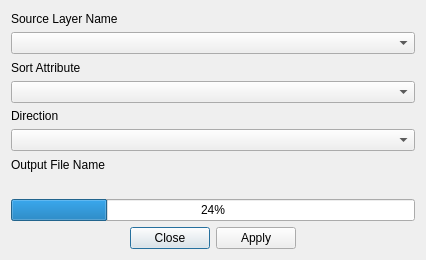
<?xml version="1.0" encoding="UTF-8"?>
<ui version="4.0">
 <class>mmqgis_sort_form</class>
 <widget class="QDialog" name="mmqgis_sort_form">
  <property name="geometry">
   <rect>
    <x>0</x>
    <y>0</y>
    <width>426</width>
    <height>260</height>
   </rect>
  </property>
  <property name="windowTitle">
   <string>Sort</string>
  </property>
  <layout class="QVBoxLayout" name="verticalLayout">
   <item>
    <widget class="QLabel" name="label">
     <property name="text">
      <string>Source Layer Name</string>
     </property>
    </widget>
   </item>
   <item>
    <widget class="QComboBox" name="input_layer_name"/>
   </item>
   <item>
    <widget class="QLabel" name="label_2">
     <property name="text">
      <string>Sort Attribute</string>
     </property>
    </widget>
   </item>
   <item>
    <widget class="QComboBox" name="sort_fields"/>
   </item>
   <item>
    <widget class="QLabel" name="label_3">
     <property name="text">
      <string>Direction</string>
     </property>
    </widget>
   </item>
   <item>
    <widget class="QComboBox" name="sort_direction"/>
   </item>
   <item>
    <widget class="QLabel" name="label_4">
     <property name="text">
      <string>Output File Name</string>
     </property>
    </widget>
   </item>
   <item>
    <widget class="QgsFileWidget" name="output_file_name"/>
   </item>
   <item>
    <widget class="QProgressBar" name="status">
     <property name="value">
      <number>24</number>
     </property>
    </widget>
   </item>
   <item>
    <widget class="QDialogButtonBox" name="buttonBox">
     <property name="orientation">
      <enum>Qt::Horizontal</enum>
     </property>
     <property name="standardButtons">
      <set>QDialogButtonBox::Apply|QDialogButtonBox::Close</set>
     </property>
     <property name="centerButtons">
      <bool>true</bool>
     </property>
    </widget>
   </item>
  </layout>
 </widget>
 <customwidgets>
  <customwidget>
   <class>QgsFileWidget</class>
   <extends>QWidget</extends>
   <header>qgsfilewidget.h</header>
  </customwidget>
 </customwidgets>
 <resources/>
 <connections>
  <connection>
   <sender>buttonBox</sender>
   <signal>accepted()</signal>
   <receiver>mmqgis_sort_form</receiver>
   <slot>accept()</slot>
   <hints>
    <hint type="sourcelabel">
     <x>248</x>
     <y>254</y>
    </hint>
    <hint type="destinationlabel">
     <x>157</x>
     <y>274</y>
    </hint>
   </hints>
  </connection>
  <connection>
   <sender>buttonBox</sender>
   <signal>rejected()</signal>
   <receiver>mmqgis_sort_form</receiver>
   <slot>reject()</slot>
   <hints>
    <hint type="sourcelabel">
     <x>316</x>
     <y>260</y>
    </hint>
    <hint type="destinationlabel">
     <x>286</x>
     <y>274</y>
    </hint>
   </hints>
  </connection>
 </connections>
</ui>
